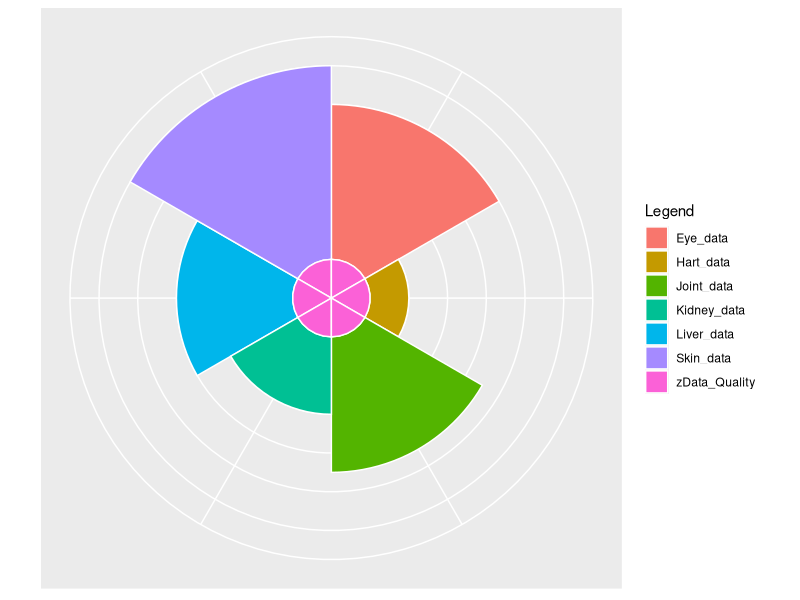

Reproduce this figure in R.

DF1 <- read.table(text="
Phenotype    value   Legend 		V5
Eye          400     Eye_data  	yellow
Hart         100     Hart_data  	orange
Joint 	 350     Joint_data  	purple
Liver        300     Liver_data   	blue
Kidney       200     Kidney_data   	white
Skin         500     Skin_data  	red
Skin 	       100     zData_Quality  white
Eye 	       100     zData_Quality  white
Liver 	 100     zData_Quality  white
Kidney 	 100 	   zData_Quality  white
Hart 	       100     zData_Quality  white
Joint 	 100     zData_Quality  white
", header=TRUE)
library(reshape2)
DF <- melt(DF1, id=c("Phenotype", "Legend", "V5"))
class(DF[,5])
DF[,6]<-as.factor(DF[,3])
class(DF[,6])
DF


library(ggplot2)
setwd("C:\\4_R\\ToxPi\\ToxPi_Temp")
# file_name = paste(".\\Figs\\Cardio_total_cell_24h", i, ".png", sep="")
png("ToxPi.png") 		### if you need to save to a file
plot <- ggplot(DF, aes(x = Phenotype, y = value, fill = Legend)) + 
  	geom_bar(width = 1, stat = "identity", color = "white") +
	theme(axis.title.x=element_blank(),
      axis.text.x=element_blank(),
      axis.ticks.x=element_blank(),
	axis.title.y=element_blank(),
      axis.text.y=element_blank(),
      axis.ticks.y=element_blank())

# plot
plot + coord_polar() 
dev.off()		### if you need to save to a fiel.
